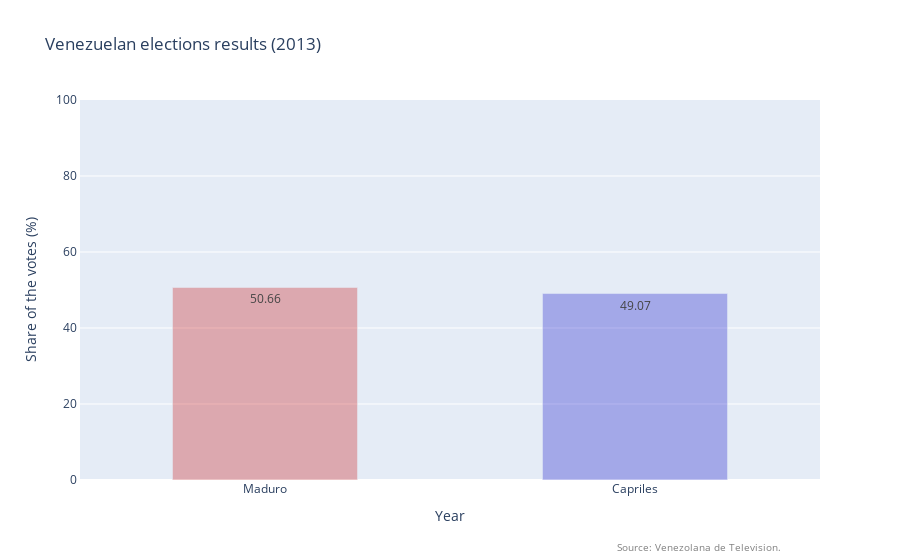

The notebook cell saved with this chart:
### Code cell
fig = sp.make_subplots(rows=1, cols=1)
trace1 = go.Bar(x=venezuela_elections['Candidate'], y=venezuela_elections['Vote share'], text=venezuela_elections['Vote share'],marker=dict(color=['rgba(200, 10, 10, 0.3)','rgba(10, 10, 200, 0.3)']))
fig.add_trace(trace1, row=1, col=1)
fig.update_layout(xaxis_title='Year',yaxis_title='Share of the votes (%)')
fig.update_layout(yaxis=dict(range=[0, 100],showgrid=True, gridwidth=1, gridcolor='white', showline=True, zeroline=True),title='Venezuelan elections results (2013)')
fig.add_annotation(text='Source: Venezolana de Television.',xref='paper', yref='paper',x=0.95, y=-0.2,showarrow=False,font=dict(size=10, color='gray'))
fig.update_layout(bargap=0.5)
fig.show()

### Figure 1 — Plotly figure (JSON) as saved in the notebook; plotly's stock layout.template omitted (floating-point values rounded to 4 significant figures)
{"data": [{"marker": {"color": ["rgba(200, 10, 10, 0.3)", "rgba(10, 10, 200, 0.3)"]}, "text": [50.66, 49.07], "type": "bar", "x": ["Maduro", "Capriles"], "xaxis": "x", "y": [50.66, 49.07], "yaxis": "y"}], "layout": {"annotations": [{"font": {"color": "gray", "size": 10}, "showarrow": false, "text": "Source: Venezolana de Television.", "x": 0.95, "xref": "paper", "y": -0.2, "yref": "paper"}], "bargap": 0.5, "title": {"text": "Venezuelan elections results (2013)"}, "xaxis": {"anchor": "y", "domain": [0, 1], "title": {"text": "Year"}}, "yaxis": {"anchor": "x", "domain": [0, 1], "gridcolor": "white", "gridwidth": 1, "range": [0, 100], "showgrid": true, "showline": true, "title": {"text": "Share of the votes (%)"}, "zeroline": true}}}
